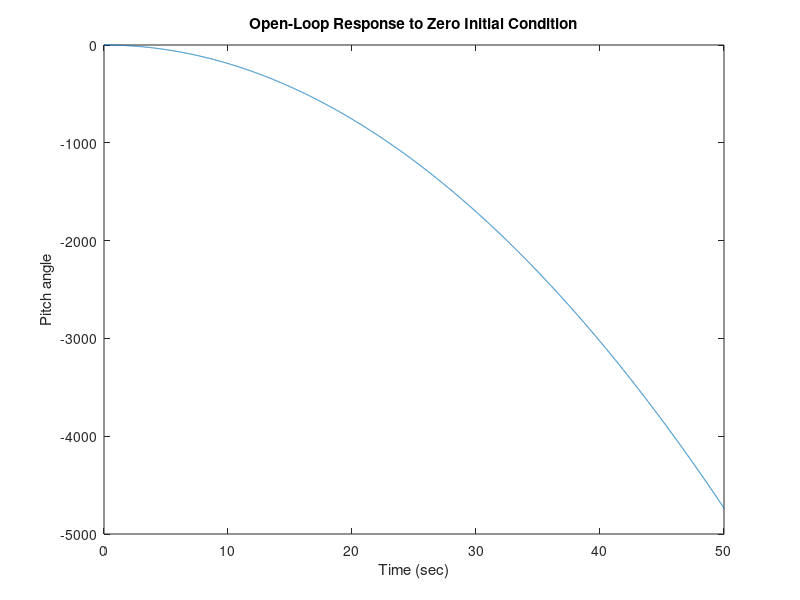
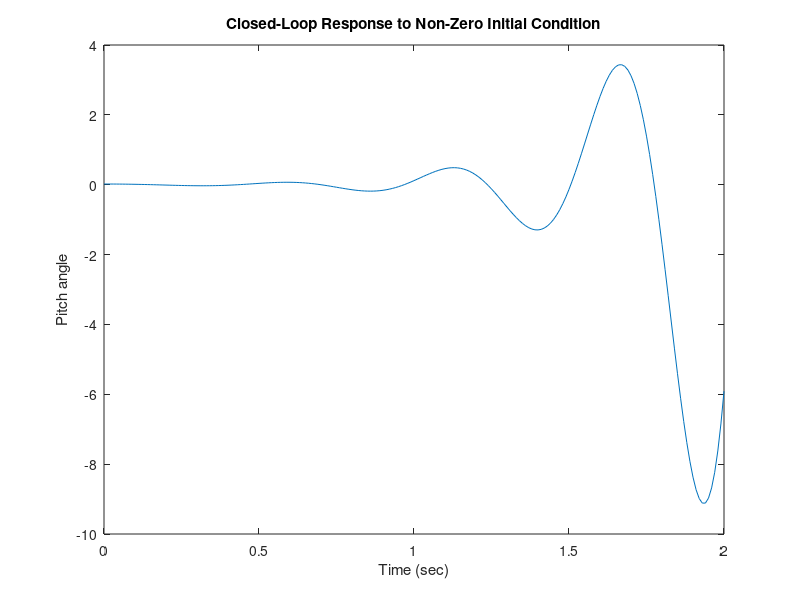
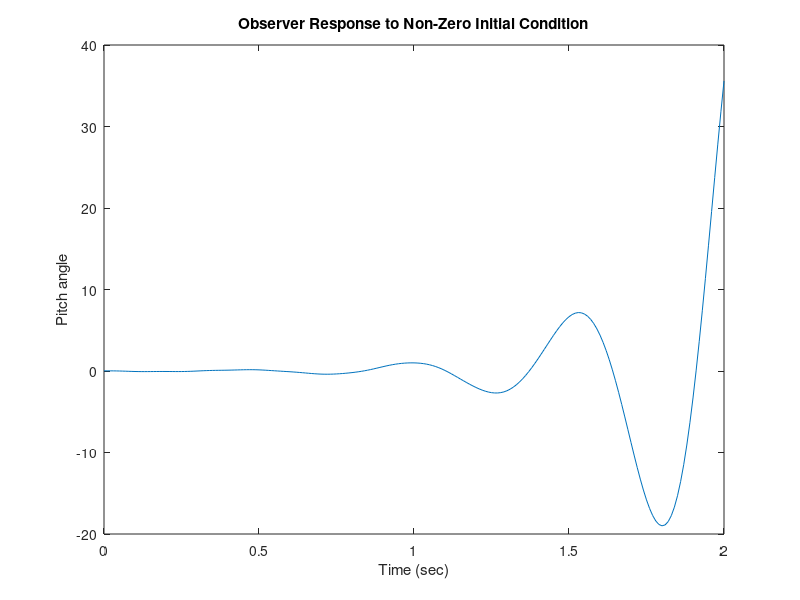
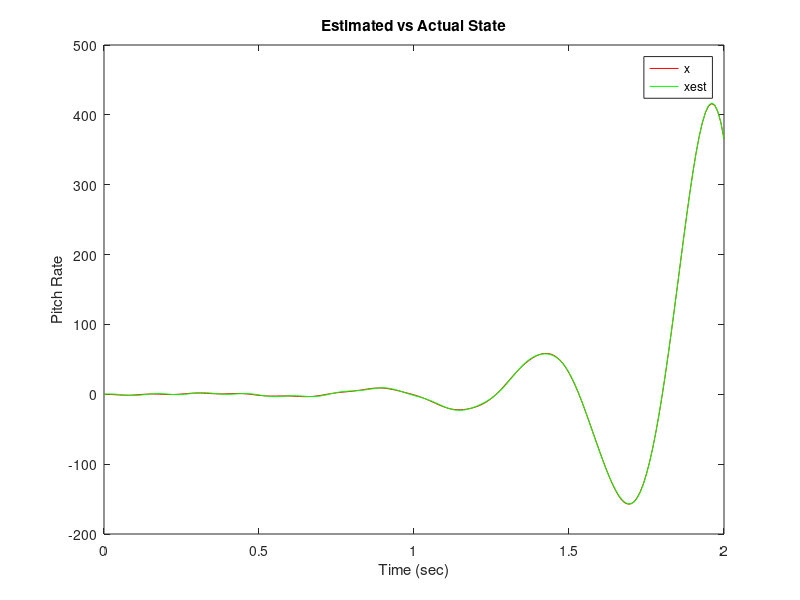

Write the MATLAB code that produced these figures, in order.
clc;
clear;
%Define system dynamics
I_x = 0.0196;
I_y = 0.0196;
I_z = 0.0264; 
d = 0.25; 
M = 0.5; 
c = 0.1;    
g = -9.81;

%Define state space representations
A = zeros(6,6);
A(1,4) = 1;
A(2,5) = 1;
A(3,6) = 1;

B = zeros(6,4);
B(4,2) = d/I_x;
B(4,4) = -d/I_x;
B(5,1) = d/I_y;
B(5,3) = -d/I_y;
B(6,1) = -c/I_z;
B(6,2) = c/I_z;
B(6,3) = -c/I_z;
B(6,4) = c/I_z;

C = zeros(3,6);
C(1,1) = 1;
C(2,2) = 1;
C(3,3) = 1;

D = zeros(3,4);

%Open loop response of pitch for zero initial state and step input in F1
t = 0:0.01:50;
u = zeros(length(t),4);
u(:,1)=1;
x0 = [0;0;0;0;0;0];

sys = ss(A,B,C,D);
rank_ctr=rank(ctrb(sys));
rank_obs=rank(obsv(sys));
[y,t,x] = lsim(sys,u,t,x0);
figure(1)
plot(t,y(:,3))
title('Open-Loop Response to Zero Initial Condition')
xlabel('Time (sec)')
ylabel('Pitch angle')

x0 = [0.01;0.02;0;0;0;0];
u(:,1)=1;
%Closed loop response of pitch for non-zero initial state and step input in
%F1 and for smaller timestep
t = 0:0.01:2;
u = zeros(length(t),4);

P=[-4+3i -4-3i -20 -30 -40 -50];
K=place(A,B,P);
Acl=A-B*K;
syscl=ss(Acl,B,C,D);
 
[y,t,x] = lsim(syscl,u,t,x0);

figure(2)
plot(t,y(:,2))
title('Closed-Loop Response to Non-Zero Initial Condition')
xlabel('Time (sec)')
ylabel('Pitch angle')

%Design of Observer to estimate the states and plot the response curve
Op=[-40,-41,-42,-43,-44,-45];
L=place(A',C',Op)';


At = [ A-B*K             B*K
       zeros(size(A))    A-L*C ];

Bt = [    B
       zeros(size(B)) ];

Ct = [ C    zeros(size(C)) ];

sys_obs = ss(At,Bt,Ct,0);
x_obs=[x0;x0];
[y_obs,t,x_obs] = lsim(sys_obs,u,t,x_obs);

figure(3);
plot(t,y_obs(:,2))
title('Observer Response to Non-Zero Initial Condition')
xlabel('Time (sec)')
ylabel('Pitch angle')

%Plotting the graph of estimated state and actual state for pitch rate
n = 6;
e = x_obs(:,n+1:end);
x = x_obs(:,1:n);
x_est = x - e;


figure(4)
plot(t,x(:,5),'-r',t,x_est(:,5),'-g')
title('Estimated vs Actual State')
legend('x','xest')
xlabel('Time (sec)')
ylabel("Pitch Rate")
